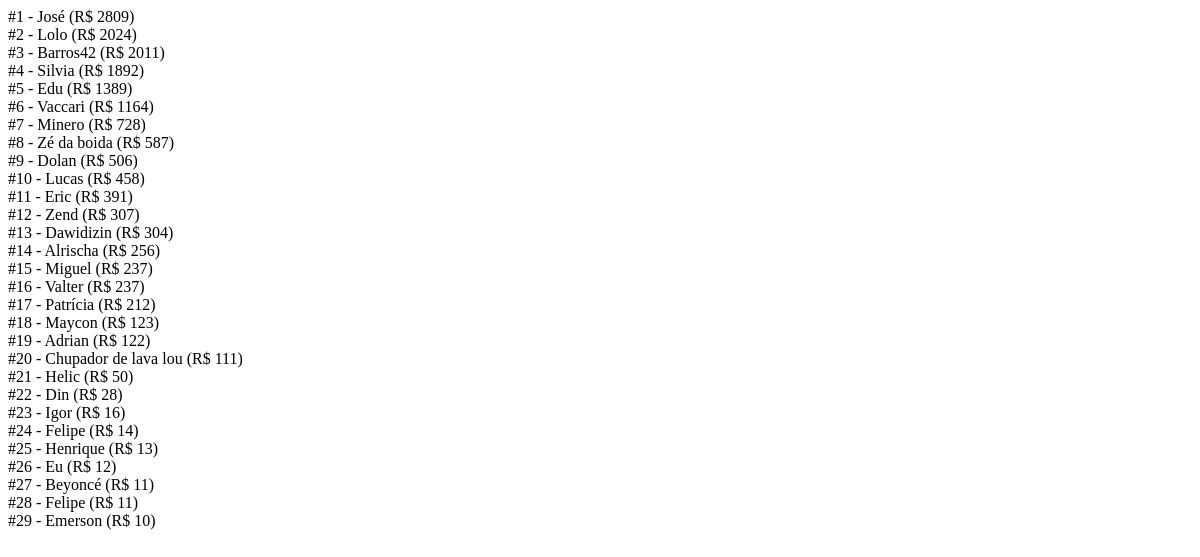
The page /contas/rank/ on the database as committed earlier.
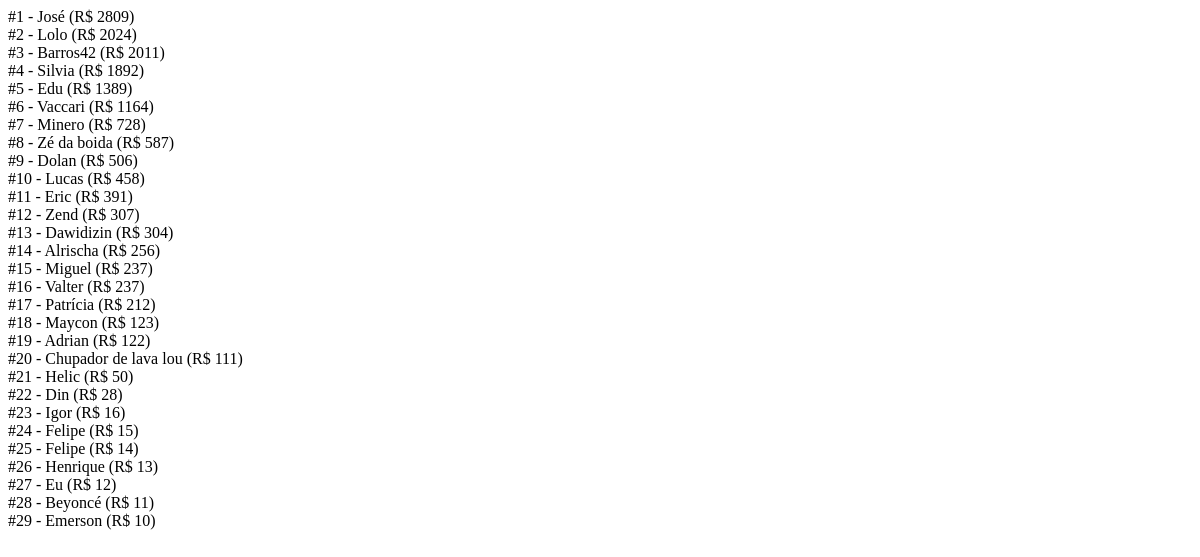
The same page on the database as committed later.
### contas/models.py (models this page shows, shortened)
class Usuario(models.Model):
    nome = models.CharField(max_length=50)
    pontuacao = models.IntegerField()
    id_user = models.CharField(max_length=25)

### contas/views.py (the view)
# urls.py: path('rank/', views.rankin),
def rankin(request):
    usuario = Usuario.objects.all().order_by('-pontuacao')
    num = 0
    return render(request, 'contas/registro.html', {"usuario": usuario, "num":num})

### contas/templates/contas/registro.html
{% load staticfiles %}
    {% for usuario in usuario %}
        <div id="{{usuario.id_user}}" class="DivPontos">
            <div class="UsuarioNomePontos">#{{forloop.counter}} - {{usuario.nome}} (R$ {{usuario.pontuacao}}) </div>
        </div>
    {% endfor %}

Rows that differ between the two databases and show on the page:
changed Usuario (number 24 of 29 on the later page): pontuacao "11" → "15"; moves up the list
